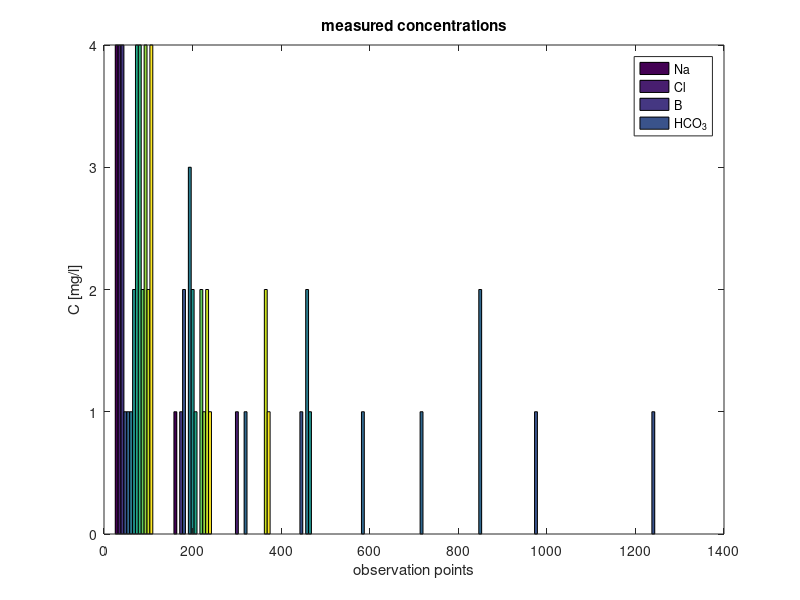

This chart was generated by the following MATLAB code:
C = [53.30718      98.92727       46.9855        217.84   NaN     5.868182;...
     40.36167            56         47.85         294.9    NaN    5.593333;...
     28.40         48.98571      NaN      248.1429      61.    2.401429;...
     214.62859          406.5       1006.227        1326.15    160.    119.61;...
     345.358         638.9      833.0768      907.8222      743.    57.651;... 
     135.6125           222      438.9075        497.15     265.    14.145;...
     102.441      185.6667      408.6333        NaN     140.    11.95333;...    
     22.7375          68.5        157.18        NaN      55.    4.0;...
     83.2555           79.5         NaN        NaN     120.     24.725;...
     97.259545      163.68182      NaN         NaN     163.333    23.774545;...
     89.761          113.5        NaN            241      120.     2.335;...
     129.383         215.1      150.5883        327.46       310.     1.933333;...
     52.9526        133.48          77.9      274.0889      147.5     1.561] ;

hist(C');
xlabel ('observation points');
ylabel ('C [mg/l]');
title ('measured concentrations');
legend ('Na','Cl','B','HCO_3');
